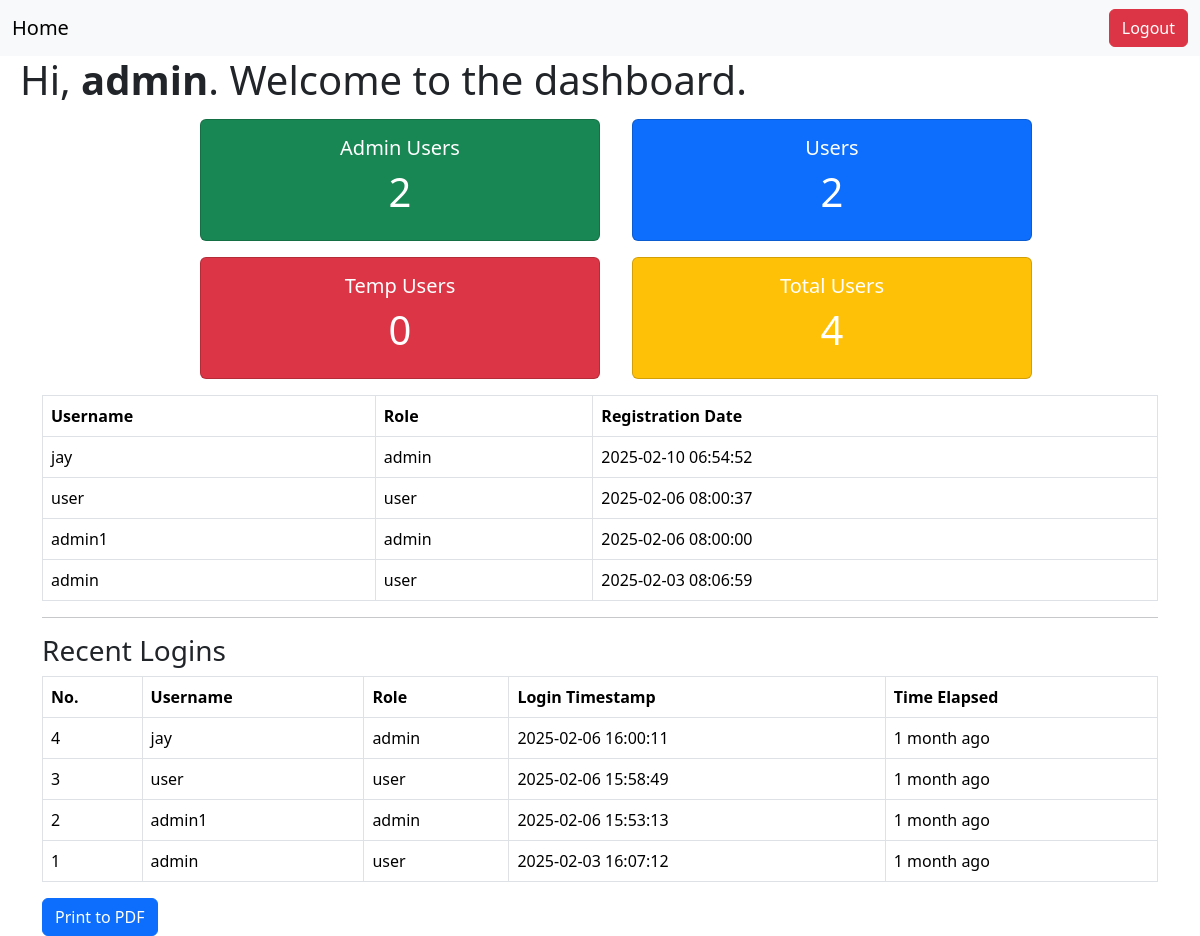
Page /admin/dashboard.php (signed in) on the committed database.
### tables this page shows
CREATE TABLE users (
  id int(11) NOT NULL AUTO_INCREMENT,   
  username varchar(50) NOT NULL,
  password varchar(255) NOT NULL,
  user_type enum('admin','user') NOT NULL DEFAULT 'user',
  last_login datetime DEFAULT NULL,
  created_at timestamp NOT NULL DEFAULT current_timestamp(),
  PRIMARY KEY (id)   
);

### admin/dashboard.php (the view, shortened to what this page needs)
<?php
require_once "../db/config.php";
function getUserStatistics($pdo) {
    $stats = [
        "admin" => 0,
        "user" => 0,
        "temp-user" => 0,
        "total" => 0
    ];
    $sql = "SELECT user_type, COUNT(*) as count FROM users GROUP BY user_type";
    if ($stmt = $pdo->prepare($sql)) {
        if ($stmt->execute()) {
            while ($row = $stmt->fetch(PDO::FETCH_ASSOC)) {
                $stats[$row["user_type"]] = $row["count"];
            }
        }
    }
    $stats["total"] = array_sum($stats);
    return $stats;
}
$userStats = getUserStatistics($pdo);
$userAccounts = [];
$sql = "SELECT username, user_type, created_at FROM users ORDER BY created_at DESC";
if ($stmt = $pdo->prepare($sql)) {
    if ($stmt->execute()) {
        $userAccounts = $stmt->fetchAll(PDO::FETCH_ASSOC);
    }
}
$recentLogins = [];
$sql = "SELECT l.log_id,u.username, u.user_type, l.login_time FROM login_logs l JOIN users u ON l.user_id = u.id ORDER BY l.login_time DESC";
if ($stmt = $pdo->prepare($sql)) {
    if ($stmt->execute()) {
        $recentLogins = $stmt->fetchAll(PDO::FETCH_ASSOC);
    }
}
?>
<!DOCTYPE html>
<html lang="en">
<head>
    <link href="https://cdn.jsdelivr.net/npm/bootstrap@5.3.3/dist/css/bootstrap.min.css" rel="stylesheet">
</head>
<body>
    <nav class="navbar navbar-expand-lg bg-body-tertiary">
        <div class="container-fluid">
            <a class="navbar-brand" href="dashboard.php">Home</a>
            <div class="collapse navbar-collapse" id="navbarSupportedContent">
                <form class="d-flex" role="search">
                    <a href="../logout.php" class="btn btn-danger">Logout</a>
                </form>
            </div>
        </div>
    </nav>
    <h1 style="margin-left:20px">Hi, <b><?php echo htmlspecialchars($_SESSION["username"]); ?></b>. Welcome to the dashboard.</h1>
    <div class="flex-container">
        <div class="card text-bg-success mb-3">
            <div class="card-body">
                <h5 class="card-title">Admin Users</h5>
                <h1 id="totalAdmins"><?php echo $userStats['admin']; ?></h1>
            </div>
        </div>
        <div class="card text-bg-primary mb-3">
            <div class="card-body">
                <h5 class="card-title">Users</h5>
                <h1 id="totalUsers"><?php echo $userStats['user']; ?></h1>
            </div>
        </div>
        <div class="card text-bg-danger text-white mb-3">
            <div class="card-body">
                <h5 class="card-title">Temp Users</h5>
                <h1 id="totalTempUsers"><?php echo $userStats['temp-user']; ?></h1>
            </div>
        </div>
        <div class="card text-bg-warning text-white mb-3">
            <div class="card-body">
                <h5 class="card-title">Total Users</h5>
                <h1 id="totalAllUsers"><?php echo $userStats['total']; ?></h1>
            </div>
        </div>
    </div>
    <div class="container">
    <table id="userAccounts" class="table table-bordered" style="width:100%">
            <thead>
                <tr>
                    <th>Username</th>
                    <th>Role</th>
                    <th>Registration Date</th>
                </tr>
            </thead>
            <tbody>
                <?php foreach ($userAccounts as $user): ?>
                    <tr>
                        <td><?php echo htmlspecialchars($user['username']); ?></td>
                        <td><?php echo htmlspecialchars($user['user_type']); ?></td>
                        <td><?php echo date("Y-m-d H:i:s", strtotime($user['created_at'])); ?></td>
                    </tr>
                <?php endforeach; ?>
            </tbody>
        </table>
        <hr>
        <h3>Recent Logins</h3>
        <table id="recentLogin" class="table table-bordered" style="width:100%" id="recentLoginsTable">
             <thead>
                <tr>
                    <th>No.</th>
                    <th>Username</th>
                    <th>Role</th>
                    <th>Login Timestamp</th>
                    <th>Time Elapsed</th>
                </tr>
            </thead>
            <tbody>
                <?php foreach ($recentLogins as $login): ?>
                <tr data-login-time="<?php echo htmlspecialchars($login['login_time']); ?>">
                    <td><?php echo htmlspecialchars($login['log_id']); ?></td>
                    <td><?php echo htmlspecialchars($login['username']); ?></td>
                    <td><?php echo htmlspecialchars($login['user_type']); ?></td>
                    <td><?php echo date("Y-m-d H:i:s", strtotime($login['login_time'])); ?></td>
                    <td class="time-elapsed"></td>
                </tr>
                <?php endforeach; ?>
            </tbody>
        </table>
        <button class="btn btn-primary" onclick="printToPDF()">Print to PDF</button>
    </div>
</body>
</html>

### admin/dashboard.php (style rules this page uses)
.flex-container { display: flex; flex-direction: wrap; flex-wrap: wrap; justify-content: center; margin-top: 15px; }
.flex-container > div { background-color: #f1f1f1; width: 400px; margin-left: 2rem; text-align: center; }

### rows in the picture
users: username "jay", user_type "admin", created_at "2025-02-10 06:54:52"
users: username "user", user_type "user", created_at "2025-02-06 08:00:37"
users: username "admin1", user_type "admin", created_at "2025-02-06 08:00:00"
users: username "admin", user_type "user", created_at "2025-02-03 08:06:59"

### other values in the picture
$_SESSION["username"] "admin"
$userStats['admin'] "2"
$userStats['user'] "2"
$userStats['temp-user'] "0"
$userStats['total'] "4"
$login['log_id'] "4"
$login['username'] "jay"
$login['user_type'] "admin"
date("Y-m-d H:i:s", strtotime($login['login_time'])) "2025-02-06 16:00:11"
$login['log_id'] "3"
$login['username'] "user"
$login['user_type'] "user"
date("Y-m-d H:i:s", strtotime($login['login_time'])) "2025-02-06 15:58:49"
$login['log_id'] "2"
$login['username'] "admin1"
